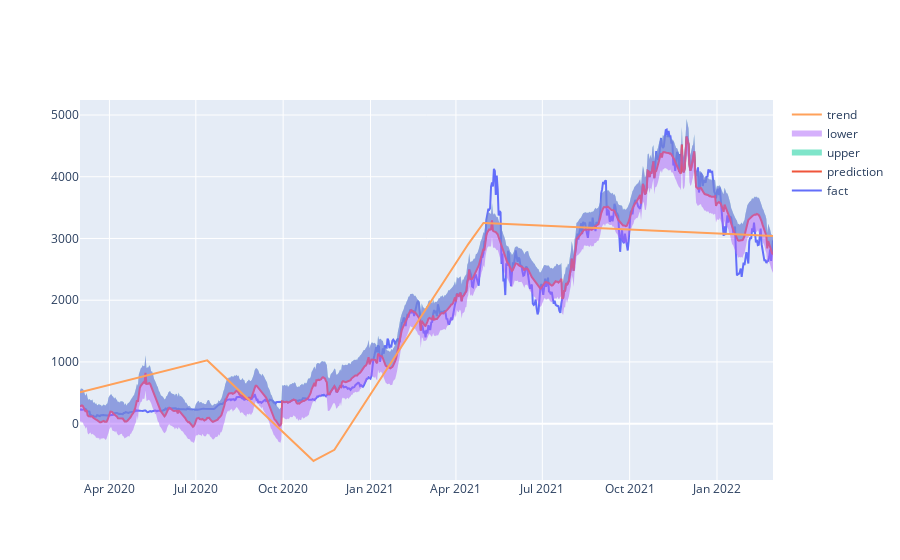

The notebook cell this image was saved under:
### Code cell
# Рисуем график с границами прогноза
from plotly.offline import download_plotlyjs, init_notebook_mode, plot, iplot
import plotly.graph_objs as go
init_notebook_mode(connected = True)

iplot([
    go.Scatter(x=df['ds'], y=df['y'], name='fact'),
    go.Scatter(x=forecast['ds'], y=forecast['yhat'], name='prediction'),
    go.Scatter(x=forecast['ds'], y=forecast['yhat_upper'], fill='tonexty', mode='none', name='upper'),
    go.Scatter(x=forecast['ds'], y=forecast['yhat_lower'], fill='tonexty', mode='none', name='lower'),
    go.Scatter(x=forecast['ds'], y=forecast['trend'], name='trend')
])

### Figure 1 — Plotly figure (JSON) as saved in the notebook; plotly's stock layout.template omitted (floating-point values rounded to 4 significant figures; data arrays with more than 128 entries replaced by an {"elided": "..."} marker saying what was removed)
{"data": [{"name": "fact", "type": "scatter", "x": {"elided": "731 str values"}, "y": {"elided": "731 float values"}}, {"name": "prediction", "type": "scatter", "x": {"elided": "731 str values"}, "y": {"elided": "731 float values"}}, {"fill": "tonexty", "mode": "none", "name": "upper", "type": "scatter", "x": {"elided": "731 str values"}, "y": {"elided": "731 float values"}}, {"fill": "tonexty", "mode": "none", "name": "lower", "type": "scatter", "x": {"elided": "731 str values"}, "y": {"elided": "731 float values"}}, {"name": "trend", "type": "scatter", "x": {"elided": "731 str values"}, "y": {"elided": "731 float values"}}], "layout": {}}
